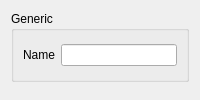
<?xml version="1.0" encoding="UTF-8"?>
<ui version="4.0">
 <class>Organization</class>
 <widget class="QWidget" name="Organization">
  <property name="windowTitle">
   <string>Organization</string>
  </property>
  <property name="categoryTitle" stdset="0">
   <string>Organization</string>
  </property>
  <property name="windowIcon">
   <iconset>
    <normaloff>:/images/organization.png</normaloff>:/images/organization.png</iconset>
  </property>
  <layout class="QVBoxLayout" name="verticalLayout_2">
   <item>
    <widget class="QGroupBox" name="groupBox_2">
     <property name="title">
      <string>Generic</string>
     </property>
     <layout class="QHBoxLayout" name="horizontalLayout">
      <item>
       <widget class="QLabel" name="nameLabel">
        <property name="text">
         <string>Name</string>
        </property>
        <property name="buddy">
         <cstring>oEdit</cstring>
        </property>
       </widget>
      </item>
      <item>
       <widget class="QLineEdit" name="oEdit"/>
      </item>
     </layout>
    </widget>
   </item>
   <item>
    <spacer name="verticalSpacer">
     <property name="orientation">
      <enum>Qt::Vertical</enum>
     </property>
    </spacer>
   </item>
  </layout>
 </widget>
 <resources>
  <include location="resources/organization.qrc"/>
 </resources>
 <connections>
  <connection>
   <sender>oEdit</sender>
   <signal>textChanged(QString)</signal>
   <receiver>Organization</receiver>
   <slot>property_o()</slot>
  </connection>
 </connections>
</ui>
